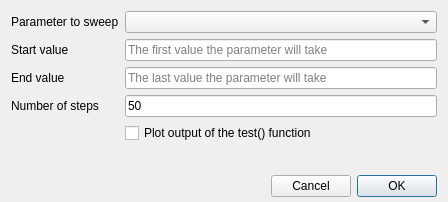
<?xml version="1.0" encoding="UTF-8"?>
<ui version="4.0">
 <class>Sweep</class>
 <widget class="QDialog" name="Sweep">
  <property name="windowModality">
   <enum>Qt::ApplicationModal</enum>
  </property>
  <property name="geometry">
   <rect>
    <x>0</x>
    <y>0</y>
    <width>448</width>
    <height>202</height>
   </rect>
  </property>
  <property name="windowTitle">
   <string>Sweep</string>
  </property>
  <property name="autoFillBackground">
   <bool>false</bool>
  </property>
  <property name="modal">
   <bool>true</bool>
  </property>
  <layout class="QVBoxLayout" name="verticalLayout">
   <property name="spacing">
    <number>-1</number>
   </property>
   <property name="bottomMargin">
    <number>5</number>
   </property>
   <item>
    <widget class="QWidget" name="widget" native="true">
     <layout class="QFormLayout" name="formLayout">
      <property name="fieldGrowthPolicy">
       <enum>QFormLayout::ExpandingFieldsGrow</enum>
      </property>
      <property name="leftMargin">
       <number>0</number>
      </property>
      <property name="topMargin">
       <number>0</number>
      </property>
      <property name="rightMargin">
       <number>0</number>
      </property>
      <property name="bottomMargin">
       <number>0</number>
      </property>
      <item row="0" column="0">
       <widget class="QLabel" name="label_parameters">
        <property name="text">
         <string>Parameter to sweep</string>
        </property>
       </widget>
      </item>
      <item row="0" column="1">
       <widget class="QComboBox" name="parameters">
        <property name="sizePolicy">
         <sizepolicy hsizetype="Expanding" vsizetype="Fixed">
          <horstretch>0</horstretch>
          <verstretch>0</verstretch>
         </sizepolicy>
        </property>
        <property name="minimumSize">
         <size>
          <width>300</width>
          <height>0</height>
         </size>
        </property>
       </widget>
      </item>
      <item row="1" column="0">
       <widget class="QLabel" name="label_start_value">
        <property name="text">
         <string>Start value</string>
        </property>
       </widget>
      </item>
      <item row="1" column="1">
       <widget class="QLineEdit" name="start_value">
        <property name="sizePolicy">
         <sizepolicy hsizetype="Expanding" vsizetype="Fixed">
          <horstretch>0</horstretch>
          <verstretch>0</verstretch>
         </sizepolicy>
        </property>
        <property name="placeholderText">
         <string>The first value the parameter will take</string>
        </property>
       </widget>
      </item>
      <item row="2" column="0">
       <widget class="QLabel" name="label_end_value">
        <property name="text">
         <string>End value</string>
        </property>
       </widget>
      </item>
      <item row="2" column="1">
       <widget class="QLineEdit" name="end_value">
        <property name="placeholderText">
         <string>The last value the parameter will take</string>
        </property>
       </widget>
      </item>
      <item row="3" column="0">
       <widget class="QLabel" name="label_num_steps">
        <property name="text">
         <string>Number of steps</string>
        </property>
       </widget>
      </item>
      <item row="3" column="1">
       <widget class="QLineEdit" name="num_steps">
        <property name="text">
         <string>50</string>
        </property>
        <property name="placeholderText">
         <string>How many values between start and end </string>
        </property>
       </widget>
      </item>
      <item row="4" column="0">
       <spacer name="horizontalSpacer_2">
        <property name="orientation">
         <enum>Qt::Horizontal</enum>
        </property>
        <property name="sizeHint" stdset="0">
         <size>
          <width>40</width>
          <height>20</height>
         </size>
        </property>
       </spacer>
      </item>
      <item row="4" column="1">
       <widget class="QCheckBox" name="test_output">
        <property name="text">
         <string>Plot output of the test() function</string>
        </property>
       </widget>
      </item>
     </layout>
    </widget>
   </item>
   <item>
    <layout class="QHBoxLayout" name="horizontalLayout_2">
     <property name="spacing">
      <number>-1</number>
     </property>
     <item>
      <spacer name="horizontalSpacer">
       <property name="orientation">
        <enum>Qt::Horizontal</enum>
       </property>
       <property name="sizeHint" stdset="0">
        <size>
         <width>40</width>
         <height>20</height>
        </size>
       </property>
      </spacer>
     </item>
     <item>
      <widget class="QPushButton" name="cancel_button">
       <property name="text">
        <string>Cancel</string>
       </property>
       <property name="autoDefault">
        <bool>false</bool>
       </property>
      </widget>
     </item>
     <item>
      <widget class="QPushButton" name="ok_button">
       <property name="text">
        <string>OK</string>
       </property>
       <property name="default">
        <bool>true</bool>
       </property>
      </widget>
     </item>
    </layout>
   </item>
  </layout>
 </widget>
 <resources/>
 <connections/>
</ui>
